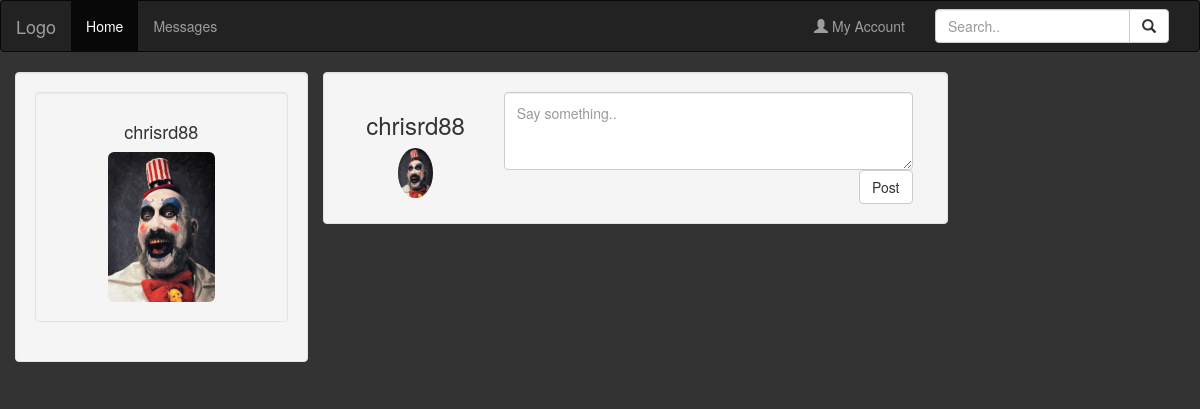
Before: /wall (signed in) with the older database file.
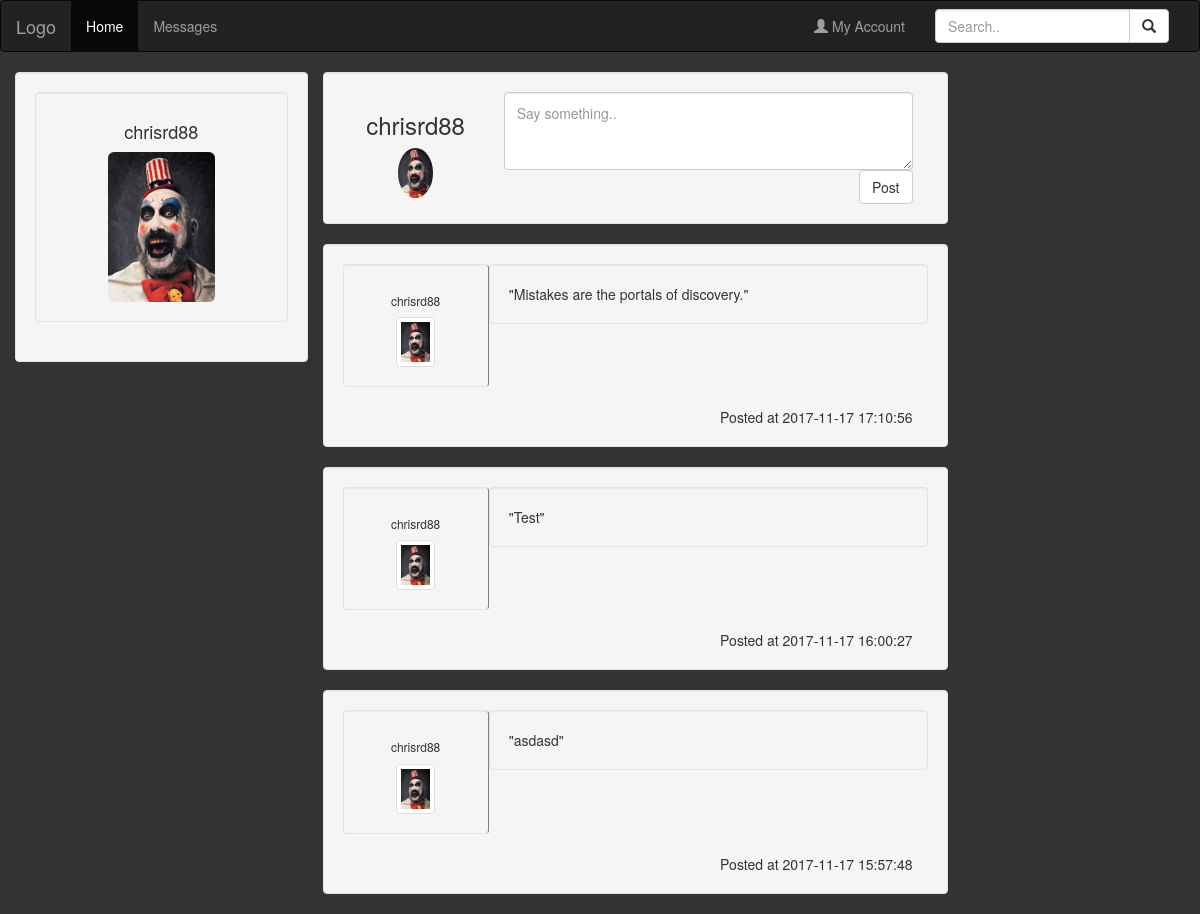
After: the same page with the newer database file.
### tables this page shows
CREATE TABLE comments(id INTEGER PRIMARY KEY, username TEXT NOT NULL, comment TEXT, date DATETIME);

### cw2.py (the view)
@app.route('/wall', methods=['POST', 'GET'])
def wall():
    comments = get_comments()
    print comments
    if request.method == 'POST':
        make_post()
        return redirect(url_for('wall'))
    return render_template('wall.html', comments=comments)

### cw2.py (called while the page is built)
def get_comments():
    con = sqlite3.connect(DATABASE)
    with con:
        cur = con.cursor()
        cur.execute("SELECT * FROM comments WHERE username=(?)", (session['username'],))
        rows = cur.fetchall()
    return rows

### templates/wall.html (shortened to what this page needs)
<!doctype html>
<html lang="en">
<head>
      <link href="{{ url_for('static', filename='css/bootstrap.min.css') }}" rel="stylesheet" media="screen">
    <link rel="stylesheet" href="static/css/style.css" type="text/css">
</head>
<body>
    {% include 'logged-menu.html' %}
    <div class="container text-center">
      <div class="row">
          <div class="post-box">
              <div class="col-lg-3 well">
                  <div class="well">
                      <h4>{{ session['username'] }}</h4>
                      <img src="static/imgs/prof.jpg" alt="profile picture" id="big-prof" class="img-rounded">
                  </div>
              </div>
              <div class="col-lg-8">
                  <div class="col-lg-10 well">
                      <div class="col-lg-3">
                          <h3>{{ session['username'] }}</h3>
                          <img src="static/imgs/prof.jpg" alt="" id="prof" class="img-circle">
                      </div>
                        <div class="col-lg-9" >
                            <form action="/verse" method="POST">
                                <textarea class="form-control" id="user-post" rows="3" name="comment" placeholder="Say something.."></textarea>
                                <button class="btn btn-default pull-right" id="post-button">Post</button>
                            </form>
                        </div>
                  </div>
              </div>
          </div>
          <div class="col-lg-8">
              {% for row in comments | reverse %}
              <div class="col-lg-10 well">
                  <div class="col-lg-3 well" id="post-user-info">
                      <h6>{{ row[1] }}</h6>
                      <img src="static/imgs/prof.jpg" alt="" id="prof" class="img-thumbnail">
                  </div>
                  <div class="col-lg-9 well text-left">
                      {{ '"'+row[2]+'"' }}
                  </div>
              <div class="col-lg-12 text-right" id="time-of-post">
                          {{ "Posted at "+row[3] }}
                      </div>
              </div>
              {% endfor %}
          </div>
      </div>
    </div>
</body>
</html>

### templates/logged-menu.html (shortened to what this page needs)
<nav class="navbar navbar-inverse">
  <div class="container-fluid">
    <div class="navbar-header">
      <a class="navbar-brand" href="#">Logo</a>
    </div>
    <div class="collapse navbar-collapse" id="myNavbar">
      <ul class="nav navbar-nav">
        <li class="active"><a href="#">Home</a></li>
        <li><a href="#">Messages</a></li>
      </ul>
      <form class="navbar-form navbar-right" role="search">
        <div class="form-group input-group">
          <input type="text" class="form-control" placeholder="Search..">
          <span class="input-group-btn">
            <button class="btn btn-default" type="button">
              <span class="glyphicon glyphicon-search"></span>
            </button>
          </span>
        </div>
      </form>
      <ul class="nav navbar-nav navbar-right">
        <li><a href="#"><span class="glyphicon glyphicon-user"></span> My Account</a></li>
      </ul>
    </div>
  </div>
</nav>

### static/css/style.css (style rules this page uses)
.post-box { background-color: #337ab7 !important; ; }
body { background-color: #333333 !important; }
#prof { max-width: 50px; max-height: 50px; }
#big-prof { max-width: 150px; max-height: 150px; }
#user-post { padding-top:10px; }
#post-user-info { border-right:solid thin gray; }

Changed rows visible on the page:
added comments: username "chrisrd88", comment "\"Mistakes are the portals of discovery.\"", date "Posted at 2017-11-17 17:10:56"
added comments: username "chrisrd88", comment "\"Test\"", date "Posted at 2017-11-17 16:00:27"
added comments: username "chrisrd88", comment "\"asdasd\"", date "Posted at 2017-11-17 15:57:48"
